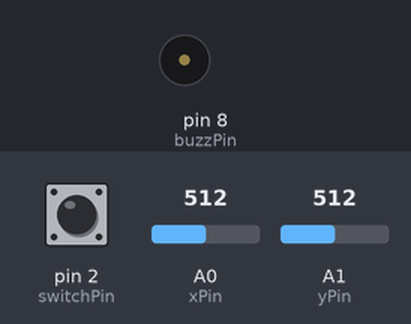
Bench run of a sketch on a simulated Arduino Uno, built with avr-gcc and run on an emulated ATmega328P. Shown: buzzer (waves = sounding). The test bench sets the inputs (shaded band); at power-on: pin 2 (switchPin) HIGH, A0 (xPin) = 512, A1 (yPin) = 512. What the sketch prints to the serial monitor is not drawn.

Above: at 1.7 s.
1.8 s: pin 2 (switchPin) pulled LOW for 1.1 s
Timing chart, 0 to 11.3 s (numbered marks = the images above; inputs shaded):
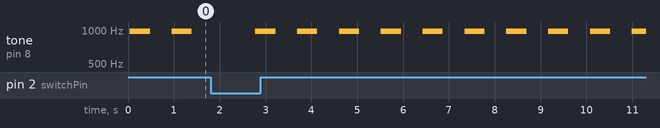

Measured:
- by itself, tone on pin 8 (buzzPin): alternates 970 Hz for 0.44 s and silent for 0.47 s

The sketch:

joystick.ino
```cpp
//* ===== ===== ===== ===== =====
//* Author:      Roy Wu
//* Description: Analog joystick with an active buzzer
//*              Buzzer tone can be adjusted by chaning joystick's position
//*              Buzzer noise can be minimied by pressing the push button on the joystick
//* History:     -05/xx/2020 initial version
//*              -03/21/2021 adding buzzOnOff()
//* ===== ===== ===== ===== =====

const int switchPin = 2; //* joystick
const int xPin = A0;     //* joystick
const int yPin = A1;     //* joystick
int buzzPin = 8;         //* buzzer


//* toggle viarable for buzzer's pinMode
int pinModeSW = 0;  //* 0: output, 1:input


//* ----------
//*     turn buzzer on/off by changing the pinMode
//* ----------
void buzzOnOff()
{
  switch (pinModeSW)
  {
    case 0:
      //* current pMode is OUTPUT, swith to INPUT and then break the loop
      //* buzzer shall be quite aftewards
      pinMode(buzzPin, INPUT);
      pinModeSW=1;
      Serial.print(" ");
      Serial.println(pinModeSW);
      break;
    case 1:
      //* current pMode is INPUT, swith to OUTPUT and break then the loop
      //* buzzer shall be noisy aftewards
      pinMode(buzzPin, OUTPUT);
      pinModeSW=0;
      Serial.print(" ");
      Serial.println(pinModeSW);
      break;
 }
}

//* ---------- ---------- ----------
//*     standard Arduino setup
//* ---------- ---------- ----------
void setup()
{
  pinMode(buzzPin,  OUTPUT);

  pinMode(switchPin, INPUT);
  digitalWrite(switchPin, HIGH);

  Serial.begin(9600);
}


//* ---------- ---------- ----------
//*     standard Arduino loop
//* ---------- ---------- ----------
void loop()
{
  int xValue = analogRead(xPin); //* 0 to 1024
  int yValue = analogRead(yPin); //* 0 to 1024
  int switchV = digitalRead(switchPin); //* high or low

  //* print switch value
//  Serial.println(switchV);
//  Serial.print("\n");

  //* ploting x and Y pin together
//  Serial.print(xValue);
//  Serial.print(" ");
//  Serial.println(yValue);

  //* when the push botton is pressed, toggle the buzzer on/off
  if (switchV ==0)
  {
    buzzOnOff();
  }

  int i;
  int counter = 0;
  while(counter < 5)
  {
    //* buzzing in one frequency
    for(i=0; i<80; i++)
    {
      digitalWrite(buzzPin ,HIGH);
      delayMicroseconds(xValue);
      digitalWrite(buzzPin, LOW);
      delayMicroseconds(yValue);
    }
    counter++;
  }
  delay(500);
}
```
